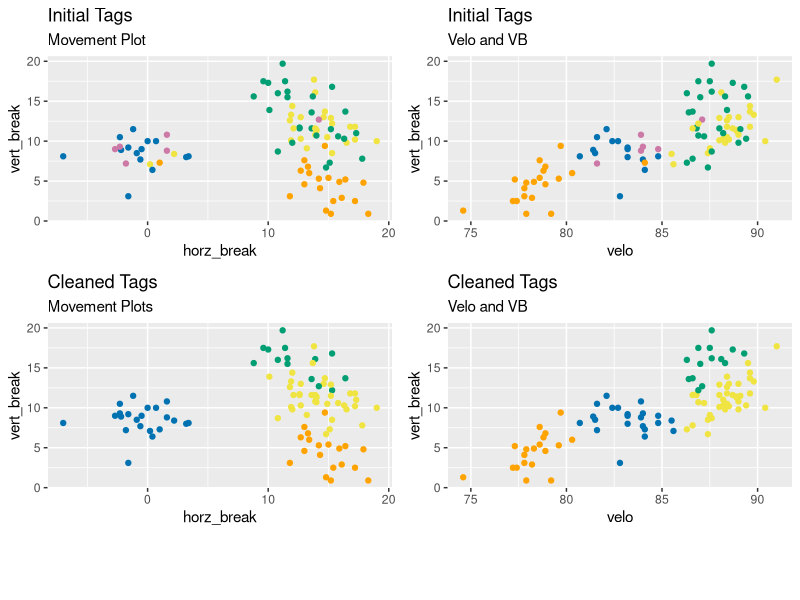

This chart was generated by the following R code:
library(e1071) #for svm function
library(magrittr) #for %>%
library(dplyr) #for summarize and filter
library(ggplot2) #for the pitch label comparison visuals
library(cowplot) #for plot_grid

init_data = read.csv('sample_data.csv') #required column names are pitcher_id, initial_pitch_type, velo, vert_break, horz_break

init_data = init_data %>% 
  filter_at(vars(velo,vert_break, horz_break),any_vars(!is.na(.))) %>%
  mutate(initial_pitch_type = as.factor(initial_pitch_type))

#Function to Create a Separate SVM Model for each pitcher - to customize pitch tags to their unique clusters and pitch types
tag_cleaner <- function(spec_pitcher_id){
  print(spec_pitcher_id)
  #Filter to just specific pitcher and remove any pitches with NAs in Velo, HB, VB 
  pdata <- init_data %>% filter(pitcher_id == spec_pitcher_id)  

  #Create the training dataset - just the tagged pitches and only the specific columns
  predvars <-pdata %>% filter(!is.na(initial_pitch_type))
  
  #Fit the SVM and then predict the new tags - parameters manually set through trial and error to achieve the desired effect
  svmfit = svm(initial_pitch_type ~ velo + vert_break + horz_break, data = predvars, kernel = "linear", cost = 0.5, scale = TRUE)
  pdata$svm_pitch_type <- predict(svmfit, pdata)
  
  return(pdata)
}  

#Create a Grid of ggplot's illustrating the initial and cleaned pitch tags
visualize_tag_adjustments <- function(spec_pitcher_id){
  spec_pitcher_data = output %>% filter(pitcher_id == spec_pitcher_id)
  
  #define a consistent color scale for pitch tags - across the different plots here - with only the relevant pitch types in the legend
  colors_for_scale = c('#0072b2', "#ffa300", '#009e73', '#F0E442', '#CC79A7', '#9d79cc', '#3dad26', "#fc3535", 'gray50', '#000000')
  names(colors_for_scale) <- unique(spec_pitcher_data$initial_pitch_type)
  pitch_type_color_scale <- scale_colour_manual(name = "Pitch Type", values = colors_for_scale)
  
  plot1 = spec_pitcher_data %>% ggplot(aes(x = horz_break, y= vert_break)) + geom_point(aes(color = initial_pitch_type)) + 
    ggtitle('Initial Tags', 'Movement Plot') + pitch_type_color_scale + theme(legend.position="none")
  plot2 = spec_pitcher_data %>% ggplot(aes(x = velo, y= vert_break)) + geom_point(aes(color = initial_pitch_type)) + 
    ggtitle('Initial Tags', 'Velo and VB') + pitch_type_color_scale + theme(legend.position="none")

  plot3 = spec_pitcher_data %>% ggplot(aes(x = horz_break, y= vert_break)) + geom_point(aes(color = svm_pitch_type))  + 
    ggtitle('Cleaned Tags', 'Movement Plots') + pitch_type_color_scale + theme(legend.position="none")
  plot4 = spec_pitcher_data %>% ggplot(aes(x = velo, y= vert_break)) + geom_point(aes(color = svm_pitch_type)) + 
    ggtitle('Cleaned Tags', 'Velo and VB') + pitch_type_color_scale + theme(legend.position="none")
  
  #Add the shared legend and create the grid of plots
  legend <- get_legend(plot1 + theme(legend.position = 'bottom', legend.spacing.x = unit(0.75, 'cm')))
  scatter_plots = plot_grid(plot1, plot2, plot3, plot4)
  scatter_plots = plot_grid(scatter_plots, legend, ncol = 1, rel_heights = c(8, 1))
  
  return(scatter_plots)
}


#Require at least 20 pitches of 2 pitch types, so the model has something reasonable to work with
qualifiers <- init_data %>% filter(!is.na(initial_pitch_type)) %>% group_by(pitcher_id) %>% 
  summarize(numtaggedpitches = n(), numpitches = n_distinct(initial_pitch_type)) %>% 
  filter(numtaggedpitches >= 20, numpitches >= 2)
qualifiers <- unique(qualifiers$pitcher_id)


output= bind_rows(lapply(qualifiers, tag_cleaner)) #apply function for each pitcher than merge to one dataframe

visualize_tag_adjustments('Test Athlete 1') #plot the adjustment for a specific athlete
